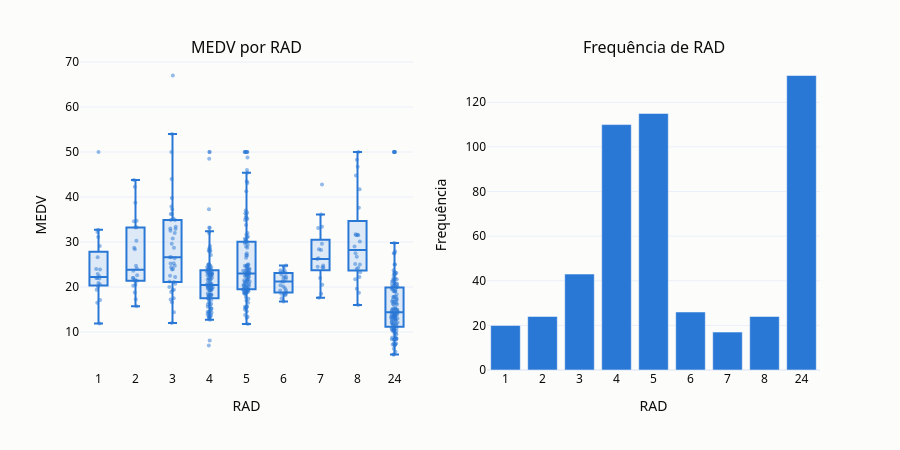

This figure's notebook cell:
### Code cell
grafico_categoria('RAD', 'MEDV_vs_RAD')

### Figure 1 — Plotly figure (JSON) as saved in the notebook; plotly's stock layout.template omitted (floating-point values rounded to 4 significant figures; data arrays with more than 128 entries replaced by an {"elided": "..."} marker saying what was removed)
{"data": [{"boxpoints": "all", "fillcolor": "rgba(42, 120, 214, 0.15)", "hoveron": "boxes+points", "hovertext": {"elided": "511 str values"}, "jitter": 0.4, "legendgroup": "MEDV", "line": {"color": "#2a78d6"}, "marker": {"color": "#2a78d6", "opacity": 0.5, "size": 4}, "name": "MEDV", "pointpos": 0, "showlegend": true, "type": "box", "x": {"elided": "511 str values"}, "xaxis": "x", "y": {"elided": "511 float values"}, "yaxis": "y"}, {"hovertemplate": "RAD = %{x}<br>Frequência: %{y}<extra></extra>", "legendgroup": "Frequência", "marker": {"color": "#2a78d6"}, "name": "Frequência", "showlegend": true, "type": "bar", "x": ["1", "2", "3", "4", "5", "6", "7", "8", "24"], "xaxis": "x2", "y": [20, 24, 43, 110, 115, 26, 17, 24, 132], "yaxis": "y2"}], "layout": {"annotations": [{"font": {"size": 16}, "showarrow": false, "text": "MEDV por RAD", "x": 0.225, "xanchor": "center", "xref": "paper", "y": 1.0, "yanchor": "bottom", "yref": "paper"}, {"font": {"size": 16}, "showarrow": false, "text": "Frequência de RAD", "x": 0.775, "xanchor": "center", "xref": "paper", "y": 1.0, "yanchor": "bottom", "yref": "paper"}], "height": 450, "margin": {"t": 60}, "showlegend": false, "title": {}, "xaxis": {"anchor": "y", "categoryarray": ["1", "2", "3", "4", "5", "6", "7", "8", "24"], "categoryorder": "array", "domain": [0.0, 0.45], "title": {"text": "RAD"}, "type": "category"}, "xaxis2": {"anchor": "y2", "categoryarray": ["1", "2", "3", "4", "5", "6", "7", "8", "24"], "categoryorder": "array", "domain": [0.55, 1.0], "title": {"text": "RAD"}, "type": "category"}, "yaxis": {"anchor": "x", "domain": [0.0, 1.0], "title": {"text": "MEDV"}}, "yaxis2": {"anchor": "x2", "domain": [0.0, 1.0], "title": {"text": "Frequência"}}}}
